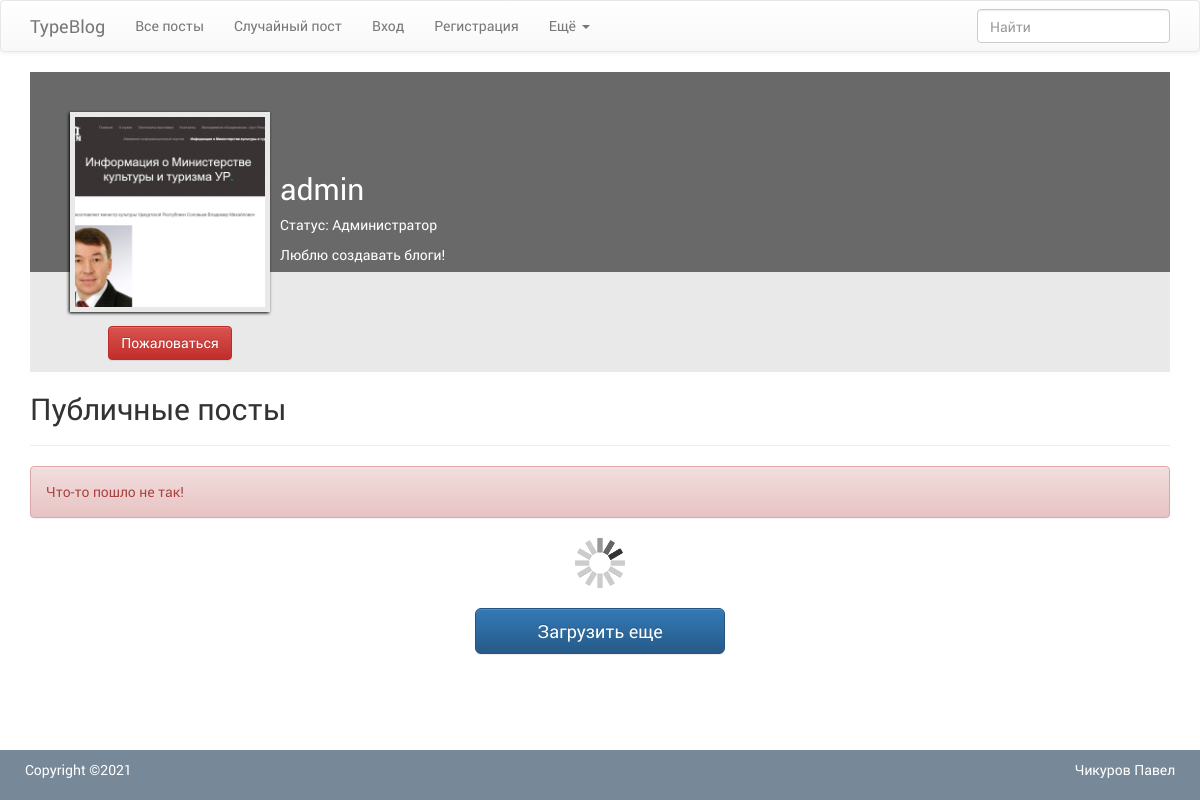
The app's page /profile/1 with its own data.
### tables this page shows
CREATE TABLE `user` (
  `id_user` int NOT NULL,
  `id_role` int NOT NULL DEFAULT '1',
  `email` varchar(100) NOT NULL,
  `login` varchar(25) NOT NULL,
  `password` varchar(60) NOT NULL,
  `about` varchar(1000) DEFAULT NULL,
  `folder` varchar(32) DEFAULT NULL,
  `img_type` varchar(5) DEFAULT NULL,
  `blocked` bit(1) DEFAULT NULL,
  `created_at` datetime NOT NULL DEFAULT CURRENT_TIMESTAMP,
  `updated_at` datetime DEFAULT CURRENT_TIMESTAMP ON UPDATE CURRENT_TIMESTAMP
);

CREATE TABLE `user_role` (
  `id_role` int NOT NULL,
  `code` varchar(15) NOT NULL,
  `name` varchar(15) NOT NULL
);

### src/db.php (called while the page is built, shortened)
<?php
    class db{
        private $link;
        private function connect(){
            $driver = 'mysql';
            $host = 'localhost';
            $db_name = 'diplom';
            $db_user = 'root';
            $db_password = 'root';
            $charset = 'utf8';
            try{
                $this->link = new PDO("$driver:host=$host;dbname=$db_name;charset=$charset", $db_user, $db_password);
            }catch(PDOException $e){
                die('Нет подключения к базе данных. Ошибка - ' . $e->getMessage());
            }
        }
        public function query($sql, $params = []){
            $sth = $this->link->prepare($sql);
            $sth->execute($params);
            $result = $sth->fetchAll(PDO::FETCH_ASSOC);
            return $result;
        }
    }
    $db = new db();

### src/validate.php (called while the page is built)
<?php
    function validate($data) {
        $data = trim($data);
        $data = preg_replace('/\s+/', ' ', $data);
        $data = strip_tags($data);
        $data = stripslashes($data);
        $data = htmlspecialchars($data);
        return $data;
    }

### src/usecases/profile.php (called while the page is built)
<?php
    require_once "src/db.php";
    require_once "src/validate.php";
    $getUser = $db->query("SELECT u.login, u.about, ur.name, u.folder, u.img_type  FROM user as u JOIN user_role as ur ON ur.id_role = u.id_role WHERE u.id_user = ?;", [validate($urls[1])]);

### pages/profile.php (the view, shortened to what this page needs)
<?php
    require_once "components/header.php";
    require_once "src/usecases/profile.php";
?>
    <div class="tab-pane active" id="tab1">
        <div class="bg_shapka_lk">
            <br><br>
            <div class="prfole_block">
                <div class="ava_block">
                    <div class="block_ava_img">
                        <img class="ava_img" src="<?= $getUser[0]['folder'] && $getUser[0]['img_type'] ? '../data/users/' . $getUser[0]['folder'] . '/' . 'avatar.' . $getUser[0]['img_type'] : '../public/imgs/profile.png' ?>" alt="avatar">
                    </div>
                    <input id="btn-auth" type="submit" class="btn btn-danger complaint_profile_btn" value="Пожаловаться">
                </div>
                <div class="info_user">
                    <br><br>
                    <h2><?= $getUser[0]['login'] ?></h2>
                    <p>Статус: <?= $getUser[0]['name'] ?></p>
                    <p><?= $getUser[0]['about'] ?></p>
                </div>
            </div>
        </div>
        <div class="bg_shapka2_lk"></div>
        <div>
            <h2>Публичные посты</h2>
            <hr>
            <div class="msg"></div>
            <?php require_once "components/postLoader.php"?>
        </div>
    </div>
<?php
    require_once "components/footer.php";
?>

### public/styles/index.css (style rules this page uses)
* { margin: 0; padding: 0; border: 0; }
p { word-wrap: break-word }
body { font-family: "Roboto Regular"; height: 100vh; display: flex; flex-direction: column; }
img { object-fit: cover; }

### public/styles/pages/profile.css (style rules this page uses)
.bg_shapka_lk { background-color: dimgray; height: 200px; }
.bg_shapka2_lk { background-color: #e9e9e9; height: 100px; text-align: right; position: relative; z-index: -1; }
.prfole_block { display: flex; margin-left: 40px; }
.ava_img { display: block; width: 100%; height: 100%; }
.block_ava_img { padding: 5px; background-color: #e9e9e9; box-shadow: -1px 1px 3px black; width: 200px; height: 200px; }
.info_user { margin-left: 10px; color: white; }
.complaint_profile_btn { margin-top: 14px; }
.ava_block { text-align: center }

### records on screen
user: folder+img_type (placeholder picture), login "admin", id_role.name "Администратор", about "Люблю создавать блоги!"
